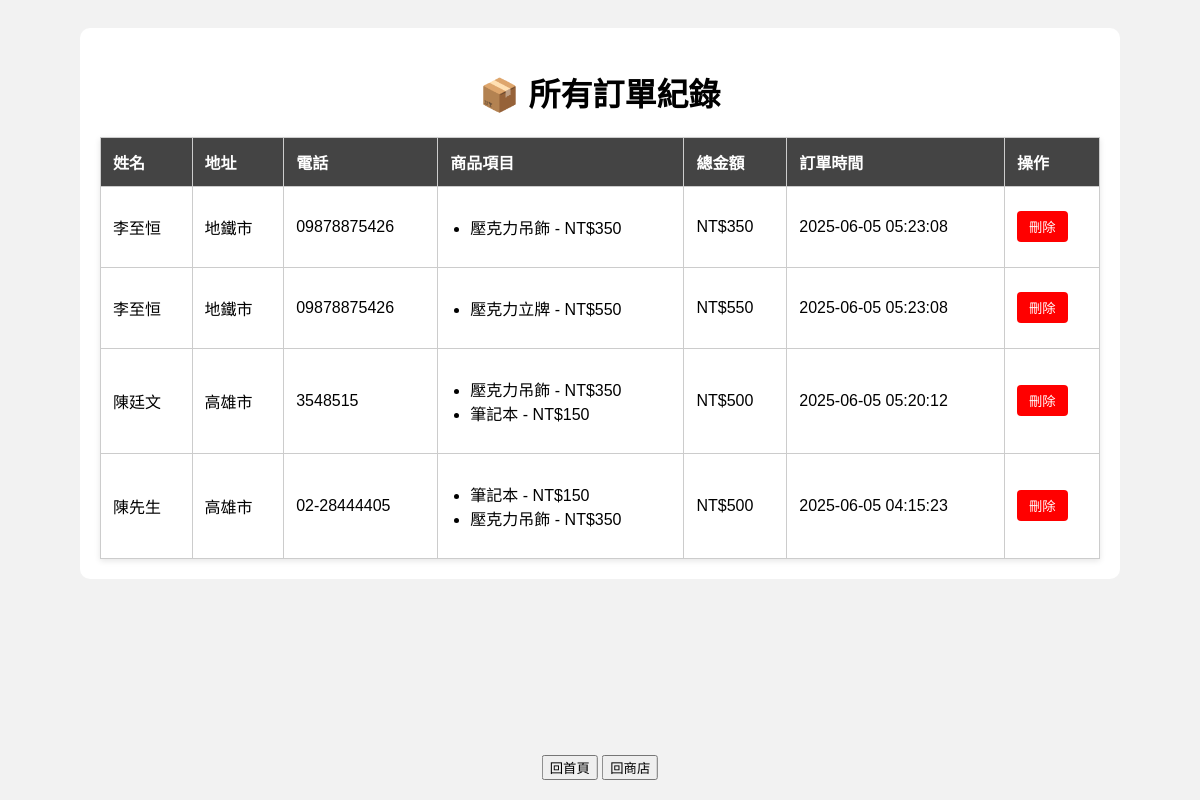
The app's page /allbuy.php with its own data.
### tables this page shows
CREATE TABLE `orders` (
  `id` int(11) NOT NULL,
  `name` varchar(100) NOT NULL,
  `address` varchar(225) NOT NULL,
  `phone` varchar(20) NOT NULL,
  `items` text NOT NULL,
  `total` int(30) NOT NULL,
  `created_at` datetime NOT NULL,
  `s_id` int(11) NOT NULL,
  `buyer_id` int(11) NOT NULL
);

### allbuy.php (the view, shortened to what this page needs)
<?php
include("db.php");
?>
<!DOCTYPE html>
<html lang="zh-Hant">
<head>
</head>
<body>
<div class="container">
    <h1>📦 所有訂單紀錄</h1>
    <table>
        <tr>
            <th>姓名</th>
            <th>地址</th>
            <th>電話</th>
            <th>商品項目</th>
            <th>總金額</th>
            <th>訂單時間</th>
            <th>操作</th>
        </tr>
        <?php
        $result = mysqli_query($link, "SELECT * FROM orders ORDER BY created_at DESC");
        while ($row = mysqli_fetch_assoc($result)) {
            $items = json_decode($row['items'], true);
            echo "<tr>";
            echo "<td>" . htmlspecialchars($row['name']) . "</td>";
            echo "<td>" . htmlspecialchars($row['address']) . "</td>";
            echo "<td>" . htmlspecialchars($row['phone']) . "</td>";
            echo "<td><ul>";
            foreach ($items as $item) {
                echo "<li>" . htmlspecialchars($item['name']) . " - NT$" . htmlspecialchars($item['price']) . "</li>";
            }
            echo "</ul></td>";
            echo "<td>NT$" . htmlspecialchars($row['total']) . "</td>";
            echo "<td>" . htmlspecialchars($row['created_at']) . "</td>";
            echo "<td class='delete-button'>
                <form method='POST' action='delete_order.php' onsubmit=\"return confirm('確定要刪除這筆訂單嗎？');\">
                    <input type='hidden' name='order_id' value='" . intval($row['id']) . "'>
                    <input type='submit' value='刪除'>
                </form>
            </td>";
            echo "</tr>";
        }
        ?>
    </table>
</div>
<div class="fixed-bottom-button">
    <input type="button" value="回首頁" onclick="location.href='main.php'">
    <input type="button" value="回商店" onclick="location.href='shop2.php'">
</div>
</body>
</html>

### allbuy.php (style rules this page uses)
body { font-family: Arial, sans-serif; background: #f2f2f2; padding: 20px; }
table { width: 100%; border-collapse: collapse; background: white; box-shadow: 0 2px 6px rgba(0,0,0,0.1); }
th, td { padding: 12px; border: 1px solid #ccc; text-align: left; }
th { background-color: #444; color: white; }
h1 { text-align: center; }
.container { max-width: 1000px; margin: auto; background: #fff; padding: 20px; border-radius: 10px; }
ul { padding-left: 20px; }
.fixed-bottom-button { position: fixed; bottom: 20px; left: 50%; transform: translateX(-50%); text-align: center; z-index: 100; }
.delete-button input { background-color: red; color: white; border: none; padding: 6px 12px; border-radius: 4px; cursor: pointer; }

### records on screen
orders: name "李至恒", address "地鐵市", phone "09878875426", name "壓克力吊飾", price "350", total "350", created_at "2025-06-05 05:23:08"
orders: name "李至恒", address "地鐵市", phone "09878875426", name "壓克力立牌", price "550", total "550", created_at "2025-06-05 05:23:08"
orders: name "陳廷文", address "高雄市", phone "3548515", name "壓克力吊飾", price "350", name "筆記本", price "150", total "500", created_at "2025-06-05 05:20:12"
orders: name "陳先生", address "高雄市", phone "02-28444405", name "筆記本", price "150", name "壓克力吊飾", price "350", total "500", created_at "2025-06-05 04:15:23"
